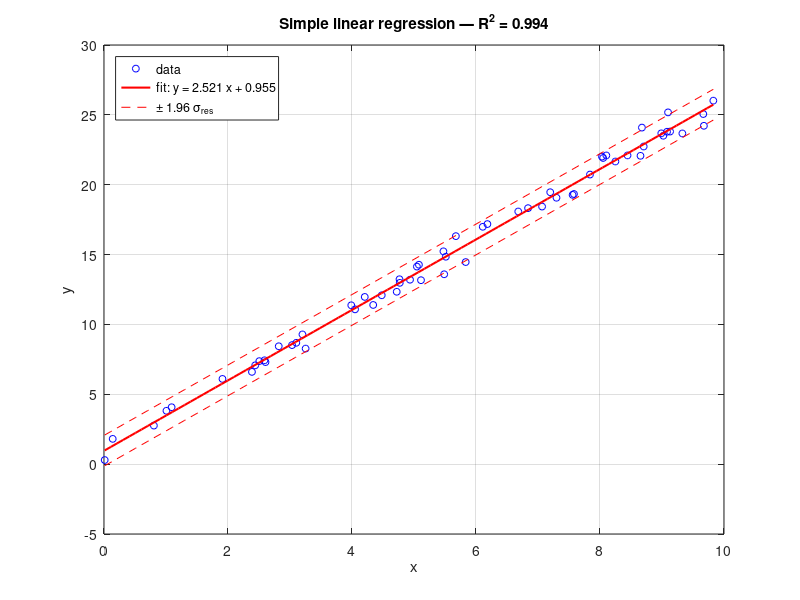

The MATLAB script that drew this image:
% linear_regression.m
% Simple-linear-regression workflow:
%   1. Generate noisy y = 2.5 * x + 1 + N(0, 0.6)
%   2. Fit with polyfit (degree 1)
%   3. Report slope, intercept, R^2
%   4. Plot data + fit line + 95% confidence band



clear
close all

rng(0);
N = 60;
x = sort(10 * rand(N, 1));
y_true = 2.5 * x + 1.0;
y = y_true + 0.6 * randn(N, 1);

% Fit y ≈ p(1)*x + p(2).
p = polyfit(x, y, 1);
y_fit = polyval(p, x);

% R^2 = 1 - SSres/SStot.
ss_res = sum((y - y_fit).^2);
ss_tot = sum((y - mean(y)).^2);
r2 = 1 - ss_res / ss_tot;

fprintf('True slope     = 2.5,    fitted = %.4f\n', p(1));
fprintf('True intercept = 1.0,    fitted = %.4f\n', p(2));
fprintf('R^2 (coefficient of determination) = %.4f\n', r2);

% Crude confidence band: residual std × 1.96.
s_res = sqrt(ss_res / (N - 2));
band  = 1.96 * s_res;

xfine = linspace(min(x), max(x), 100);
yfine = polyval(p, xfine);

figure;
plot(x, y, 'bo', 'MarkerSize', 5);
hold on;
plot(xfine, yfine, 'r-', 'LineWidth', 1.5);
plot(xfine, yfine + band, 'r--', xfine, yfine - band, 'r--');
hold off;
grid on;
xlabel('x'); ylabel('y');
legend('data', sprintf('fit: y = %.3f x + %.3f', p(1), p(2)), '\pm 1.96 \sigma_{res}', ...
       'location', 'northwest');
title(sprintf('Simple linear regression — R^2 = %.3f', r2));
